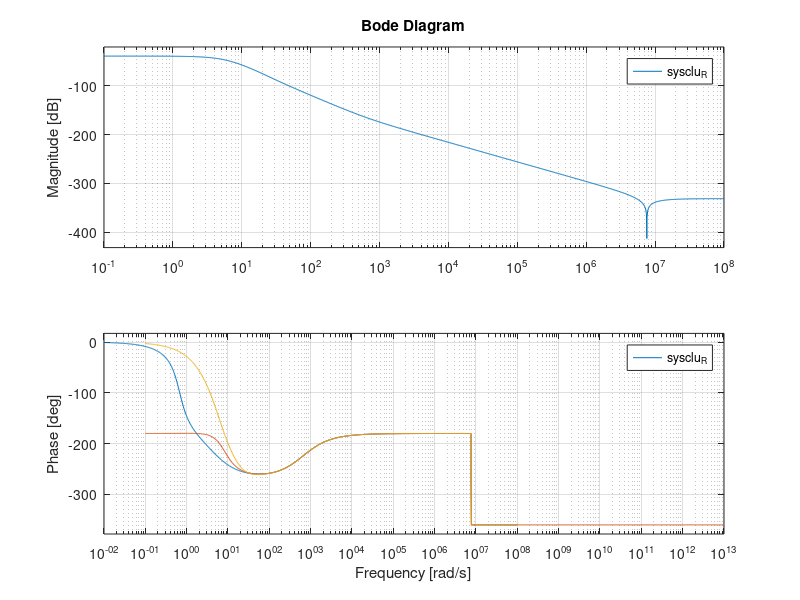

The MATLAB script that drew this image:
clear all;
clc;
A=[0 0 1;-2 -5 -3; 0 1 0];
B=[0 1 0]';
C=[1 0 0];
D=[0];

s=tf('s');
 TF_P = C*inv(s*eye(3)-A)*B+D;
 TF_P=minreal(TF_P,0.1);

K=[170.8 9.4 79.1];


%full-order estimator
L=[67  6917 1403]';
A_F=[A-B*K B*K; zeros(size(A-L*C,1), size(A-B*K,2)) A-L*C];
B_F= zeros(size(A_F,1),1);
B_F(1:size(B,1))=B;
C_F =[C zeros(1,size(B*K,2)) ];
D_F=zeros(size(C_F,1),1);
t=0:.03:4;
sys_F = ss(A_F,B_F,C_F,D_F);
x0_F=[10;10;10;5;5;5];
% [Y_F,T_F,X_F]=initial(sys_F,x0_F);
% [Y_F,T_F,X_F]=impulse(sys_F);
[Y_F,T_F,X_F]=step(sys_F);
plot(X_F)

%full-order compensator transfer function

TF_F=-(K/(s*eye(3)-A+B*K+L*C))*L;
TF_F=minreal(TF_F,0.01)
% bode(TF_F)

bode(TF_P)
hold
%plant + compensator
sysclu_F=feedback(TF_P,TF_F,1);
bode(sysclu_F)



%reduced-order estimator
L=[371  43]';
Aaa=A(1,1);
Aab=A(1,2:3);
Aba=A(2:3,1);
Abb=A(2:3,2:3);
Ka=K(1);
Kb=K(2:end);
Ba=B(1);
Bb=B(2:end);

n= size(A,1);
A_R=[A-B*K+B*K*[C;zeros(n-1,n)]+B*K*[zeros(1,n-1);eye(n-1)]*L*C   B*K*[zeros(1,n-1);eye(n-1)]; 
    ((Abb-L*Aab-(Bb-L*Ba)*Kb)*L+Aba-L*Aaa-(Bb-L*Ba)*Ka)*C  Abb-L*Aab-(Bb-L*Ba)*Kb];
B_R= zeros(size(A_R,1),1);
B_R(1:size(B,1))=B;
C_R =[C zeros(1,size(B*K*[zeros(1,n-1);eye(n-1)],2)) ];
D_R=zeros(size(C_R,1),1);
t=0:.03:4;
sys_R = ss(A_R,B_R,C_R,D_R);
x0_R=[10;10;10;5;5];
[Y_R,T_R,X_R]=initial(sys_R,x0_R);
% [Y_R,T_R,X_R]=impulse(sys_R);
% [Y_R,T_R,X_R]=step(sys_R);

X_RR=X_R(:,1:3);
tmp=[];
for i=1:size(Y_R,1)
    tmp = [tmp; [L*Y_R(i,1)]'];
end
X_RR=[X_RR X_R(:,4:5)+tmp];
% plot(X_RR)

TF_R=-(Kb/(s*eye(2)-(Abb-L*Aab-(Bb-L*Ba)*Kb)))*((Abb-L*Aab-(Bb-L*Ba)*Kb)*L+Aba-L*Aaa-(Bb-L*Ba)*Ka)-Ka-Kb*L;

TF_R=minreal(TF_R,0.01)
% bode(TF_R)


%plant + compensator
sysclu_R=feedback(TF_P,TF_R,1);
bode(sysclu_R)

